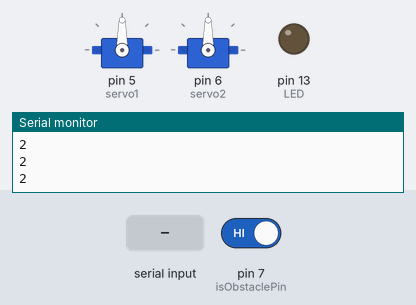
Simulated run of this sketch. Board: Arduino Uno, built with avr-gcc and run on an emulated ATmega328P. Shown: 2 × servo, output pins drawn as LEDs (lit = HIGH), the last lines printed to the serial monitor. The inputs (shaded band) are chosen by the test bench; at power-on: pin 7 (isObstaclePin) HIGH.

Above: at 1.2 s.
1.3 s: pin 7 (isObstaclePin) driven LOW
At 2.5 s:
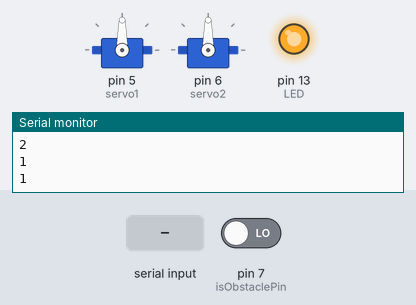
2.8 s: "y" received over Serial
At 4.8 s:
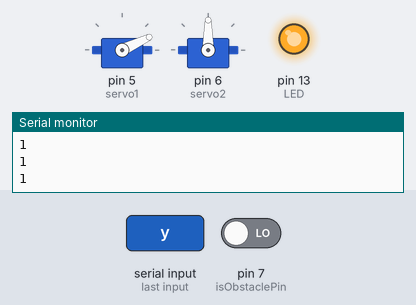
At 14.8 s:
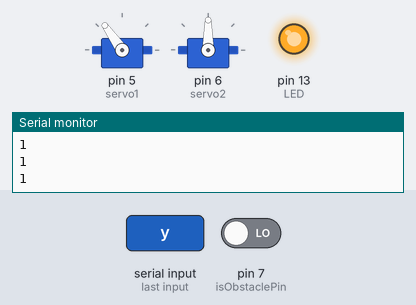
Timing chart, 0 to 26.8 s (numbered marks = the images above; inputs shaded):
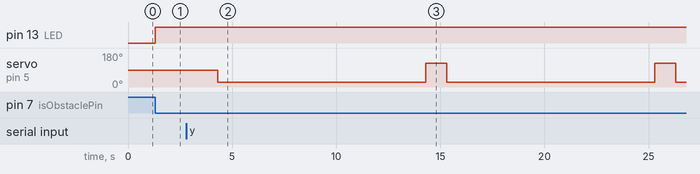

The sketch:

carparking.ino
```cpp
#include <Servo.h>
Servo servo1,servo2;
int LED = 13; // Use the onboard Uno LED
int isObstaclePin = 7;  // This is our input pin

int isObstacle = HIGH;  // HIGH MEANS NO OBSTACLE

int i = 1;
int j = 2;
int k = 3;
int l = 4;
char data=0;

void setup() {
   servo1.attach(5);
   servo2.attach(6);
  pinMode(LED, OUTPUT);
  pinMode(isObstaclePin, INPUT);
  Serial.begin(9600);

}

void loop() {
  if(Serial.available())
  {
    data=Serial.read();
  }
  isObstacle = digitalRead(isObstaclePin);
  if (isObstacle == LOW)
  {
    Serial.println(i);

    digitalWrite(LED, HIGH);
    delay(1000);
  }
  else
  {
    Serial.println(j);

    digitalWrite(LED, LOW);
  }
  if(data=='y')
  {
    servo1.write(25);
    delay(10000);
    servo1.write(125);
  }
  if(data=='l')
  {
    servo2.write(25);
    delay(5000);
    servo2.write(125);
  }
}
```

Measured:
- after the input at 1.3 s, pin 13 (LED): LOW → HIGH at once
- after the input at 2.8 s, servo on pin 5 (servo1): alternates 125° for 1.0 s and 25° for 10.0 s, starting after 1.5 s
